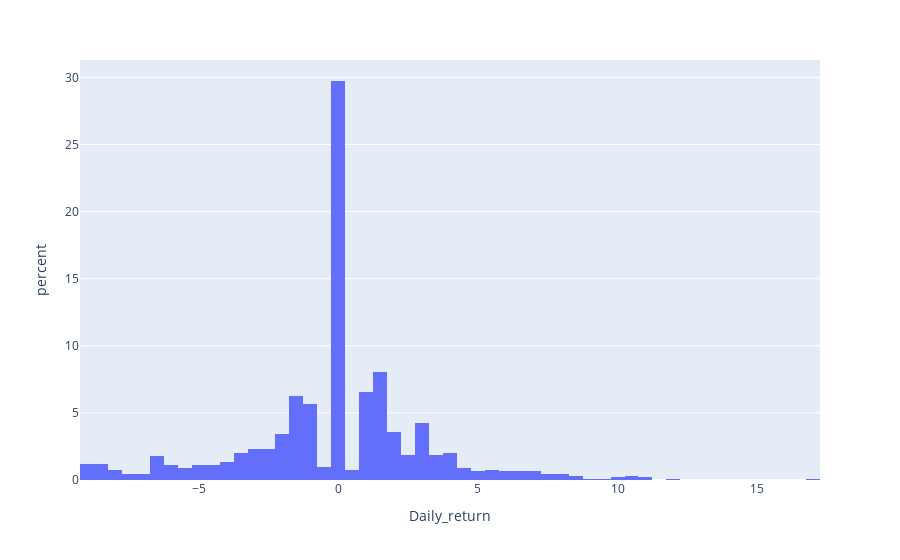

Notebook source saved alongside this figure:
### Code cell
fig = go.Figure()
px.histogram(df, x="Daily_return",histnorm='percent')

### Figure 1 — Plotly figure (JSON) as saved in the notebook; plotly's stock layout.template omitted (floating-point values rounded to 4 significant figures; data arrays with more than 128 entries replaced by an {"elided": "..."} marker saying what was removed)
{"data": [{"alignmentgroup": "True", "bingroup": "x", "histnorm": "percent", "hovertemplate": "Daily_return=%{x}<br>percent=%{y}<extra></extra>", "legendgroup": "", "marker": {"color": "#636efa"}, "name": "", "offsetgroup": "", "orientation": "v", "showlegend": false, "type": "histogram", "x": {"elided": "898 float values"}, "xaxis": "x", "yaxis": "y"}], "layout": {"barmode": "relative", "legend": {"tracegroupgap": 0}, "margin": {"t": 60}, "xaxis": {"anchor": "y", "domain": [0, 1], "title": {"text": "Daily_return"}}, "yaxis": {"anchor": "x", "domain": [0, 1], "title": {"text": "percent"}}}}
